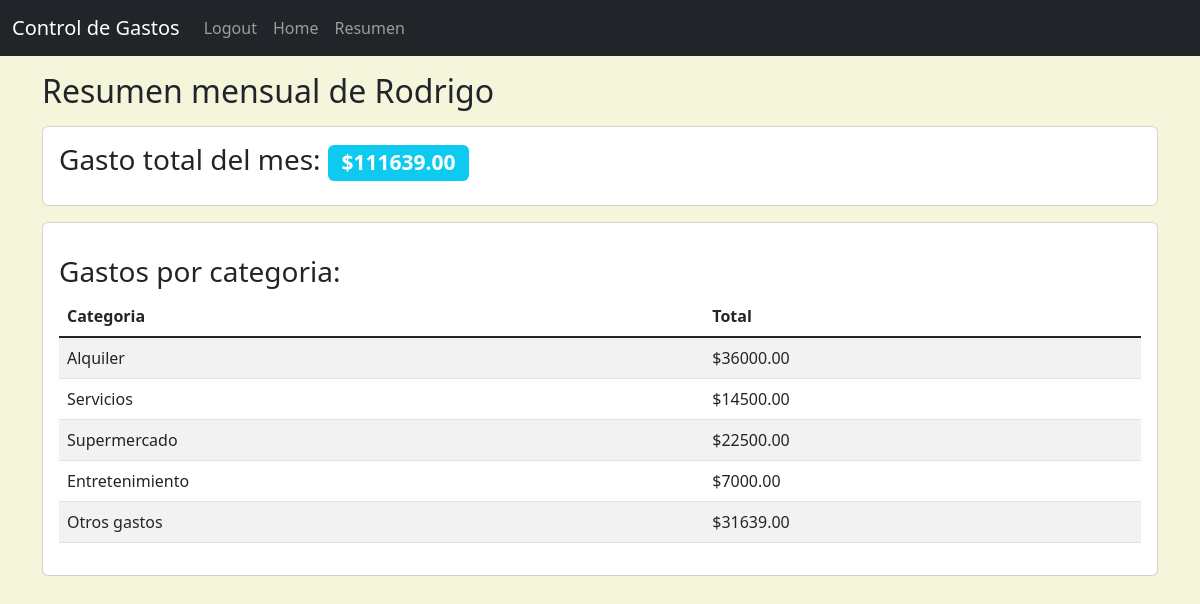
/resumen (signed in), run on the app's committed database.
### website/models.py (models this page shows, shortened)
class User(db.Model, UserMixin):
    id = db.Column(db.Integer, primary_key=True)
    email = db.Column(db.String(150), unique=True)
    password = db.Column(db.String(150))
    first_name = db.Column(db.String(150))
    spents = db.relationship('Spent')

class Category(db.Model):
    id = db.Column(db.Integer, primary_key=True)
    description = db.Column(db.String(100))

### website/views.py (the view)
@views.route('/resumen')
@login_required
def resumen():
    total = db.session.query(func.sum(Spent.amount).label('total')).filter(
        Spent.user_id == current_user.id).first().total
    gastos_categoria = db.session.query(Category.description, func.sum(Spent.amount)).join(
        Category).filter(Spent.user_id == current_user.id).group_by(Category.id).all()
    print(gastos_categoria)
    return render_template('resumen.html', user=current_user, total=total, gastos_categoria=gastos_categoria)

### website/__init__.py (called while the page is built)
def create_app():
    load_dotenv()
    app = Flask(__name__)
    app.config['SECRET_KEY'] = os.getenv("SECRET_KEY")
    app.config['SQLALCHEMY_DATABASE_URI'] = f'sqlite:///{DB_NAME}'
    app.config['SQLALCHEMY_TRACK_MODIFICATIONS'] = False
    db.init_app(app)
    csrf.init_app(app)
    from .views import views
    from .auth import auth
    app.register_blueprint(views, url_prefix='/')
    app.register_blueprint(auth, url_prefix='/')
    from .models import User, Spent, Category
    login_manager = LoginManager()
    login_manager.login_view = 'auth.login'
    login_manager.init_app(app)
    @login_manager.user_loader
    def load_user(id):
        return User.query.get(int(id))
    create_database(app)
    return app

### website/templates/resumen.html (shortened to what this page needs)
{% extends 'base.html' %}
{% block content %}
<h2 class="mt-3 mb-3">Resumen mensual de {{current_user.first_name}}</h2>
<div class="card">
  <div class="card-body">
    <div class="card-title">
      <h3>
        Gasto total del mes:
        <span class="badge bg-info"
          ><strong>${{'%.2f'|format(total)}}</strong></span
        >
      </h3>
    </div>
  </div>
</div>
<div class="card mt-3">
  <div class="card-body">
    <div class="card-title">
      <h3 class="mt-3">Gastos por categoria:</h3>
    </div>
    <table class="table table-striped">
      <thead>
        <tr>
          <th>Categoria</th>
          <th>Total</th>
        </tr>
      </thead>
      <tbody class="table-group-divider">
        {% for gasto in gastos_categoria %}
        <tr>
          <td>{{gasto[0]}}</td>
          <td>{{'$%.2f'|format(gasto[1])}}</td>
        </tr>
        {% endfor %}
      </tbody>
    </table>
  </div>
</div>
{% endblock%}

### data on the page
User: first_name "Rodrigo"
Category: description "Alquiler", gasto "$36000.00"
Category: description "Servicios", gasto "$14500.00"
Category: description "Supermercado", gasto "$22500.00"
Category: description "Entretenimiento", gasto "$7000.00"
Category: description "Otros gastos", gasto "$31639.00"

### other printed values
{{ '%.2f'|format(total) }} "111639.00"
